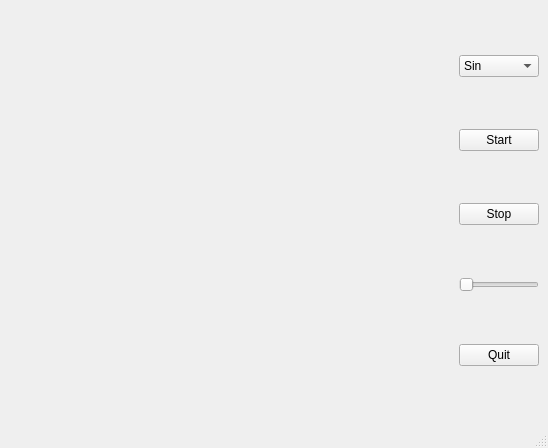
<?xml version="1.0" encoding="UTF-8"?>
<ui version="4.0">
 <class>MainWindow</class>
 <widget class="QMainWindow" name="MainWindow">
  <property name="geometry">
   <rect>
    <x>0</x>
    <y>0</y>
    <width>548</width>
    <height>448</height>
   </rect>
  </property>
  <property name="windowTitle">
   <string>MainWindow</string>
  </property>
  <widget class="QWidget" name="centralwidget">
   <layout class="QHBoxLayout" name="horizontalLayout_2">
    <item>
     <layout class="QHBoxLayout" name="horizontalLayout" stretch="9,1">
      <property name="leftMargin">
       <number>15</number>
      </property>
      <property name="topMargin">
       <number>0</number>
      </property>
      <item>
       <widget class="QCustomPlot" name="customPlot" native="true"/>
      </item>
      <item>
       <layout class="QVBoxLayout" name="verticalLayout">
        <item>
         <widget class="QComboBox" name="comboBox">
          <item>
           <property name="text">
            <string>Sin</string>
           </property>
          </item>
          <item>
           <property name="text">
            <string>Cos</string>
           </property>
          </item>
          <item>
           <property name="text">
            <string>Square</string>
           </property>
          </item>
         </widget>
        </item>
        <item>
         <widget class="QPushButton" name="start_plot">
          <property name="text">
           <string>Start</string>
          </property>
         </widget>
        </item>
        <item>
         <widget class="QPushButton" name="stop_plot">
          <property name="text">
           <string>Stop</string>
          </property>
         </widget>
        </item>
        <item>
         <widget class="QSlider" name="horizontalSlider">
          <property name="orientation">
           <enum>Qt::Horizontal</enum>
          </property>
         </widget>
        </item>
        <item>
         <widget class="QPushButton" name="Quit_btn">
          <property name="text">
           <string>Quit</string>
          </property>
         </widget>
        </item>
       </layout>
      </item>
     </layout>
    </item>
   </layout>
  </widget>
  <widget class="QMenuBar" name="menubar">
   <property name="geometry">
    <rect>
     <x>0</x>
     <y>0</y>
     <width>548</width>
     <height>22</height>
    </rect>
   </property>
  </widget>
  <widget class="QStatusBar" name="statusbar"/>
 </widget>
 <customwidgets>
  <customwidget>
   <class>QCustomPlot</class>
   <extends>QWidget</extends>
   <header>qcustomplot.h</header>
   <container>1</container>
  </customwidget>
 </customwidgets>
 <resources/>
 <connections/>
</ui>
